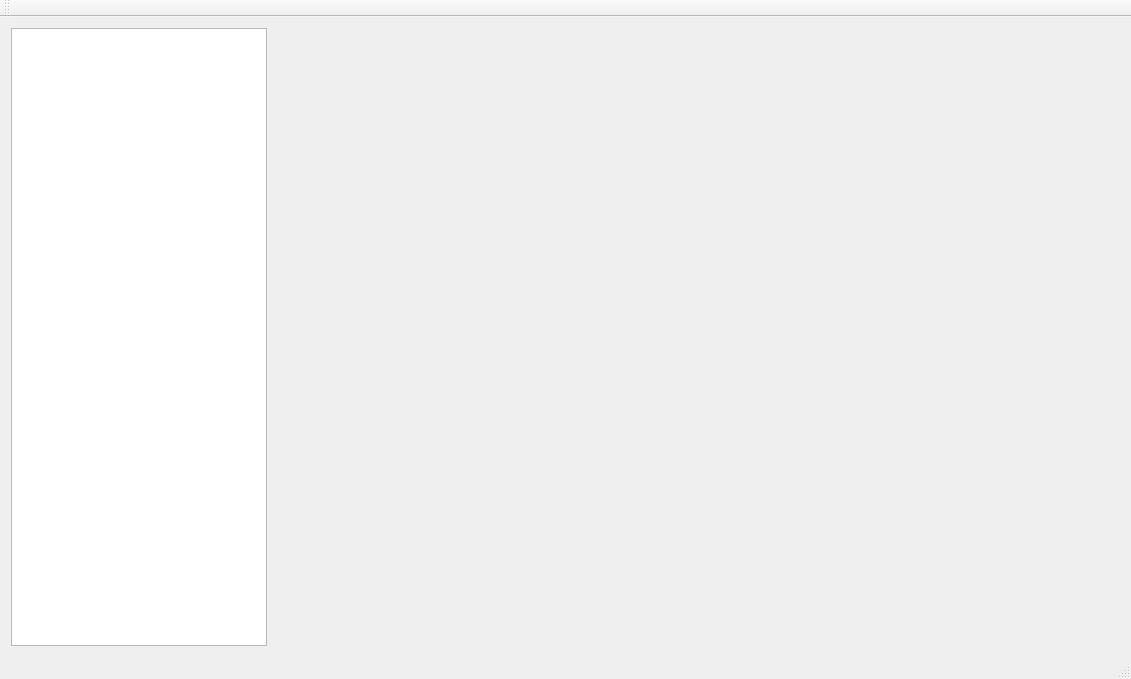
<?xml version="1.0" encoding="UTF-8"?>
<ui version="4.0">
 <class>MainWindow</class>
 <widget class="QMainWindow" name="MainWindow">
  <property name="windowModality">
   <enum>Qt::ApplicationModal</enum>
  </property>
  <property name="geometry">
   <rect>
    <x>0</x>
    <y>0</y>
    <width>1131</width>
    <height>679</height>
   </rect>
  </property>
  <property name="windowTitle">
   <string>MainWindow</string>
  </property>
  <property name="iconSize">
   <size>
    <width>50</width>
    <height>50</height>
   </size>
  </property>
  <property name="tabShape">
   <enum>QTabWidget::Triangular</enum>
  </property>
  <widget class="QWidget" name="centralWidget">
   <layout class="QHBoxLayout" name="horizontalLayout">
    <item>
     <widget class="QListWidget" name="listWidget">
      <property name="sizePolicy">
       <sizepolicy hsizetype="Fixed" vsizetype="Expanding">
        <horstretch>0</horstretch>
        <verstretch>0</verstretch>
       </sizepolicy>
      </property>
     </widget>
    </item>
    <item>
     <widget class="QStackedWidget" name="stackedWidget">
      <property name="sizePolicy">
       <sizepolicy hsizetype="Expanding" vsizetype="Preferred">
        <horstretch>0</horstretch>
        <verstretch>0</verstretch>
       </sizepolicy>
      </property>
      <property name="currentIndex">
       <number>-1</number>
      </property>
     </widget>
    </item>
   </layout>
  </widget>
  <widget class="QMenuBar" name="menuBar">
   <property name="geometry">
    <rect>
     <x>0</x>
     <y>0</y>
     <width>1131</width>
     <height>22</height>
    </rect>
   </property>
  </widget>
  <widget class="QToolBar" name="mainToolBar">
   <attribute name="toolBarArea">
    <enum>TopToolBarArea</enum>
   </attribute>
   <attribute name="toolBarBreak">
    <bool>false</bool>
   </attribute>
  </widget>
  <widget class="QStatusBar" name="statusBar"/>
  <action name="actionaction1">
   <property name="text">
    <string>OK/NG</string>
   </property>
  </action>
  <action name="actionone">
   <property name="text">
    <string>one</string>
   </property>
  </action>
 </widget>
 <layoutdefault spacing="6" margin="11"/>
 <resources/>
 <connections/>
</ui>
